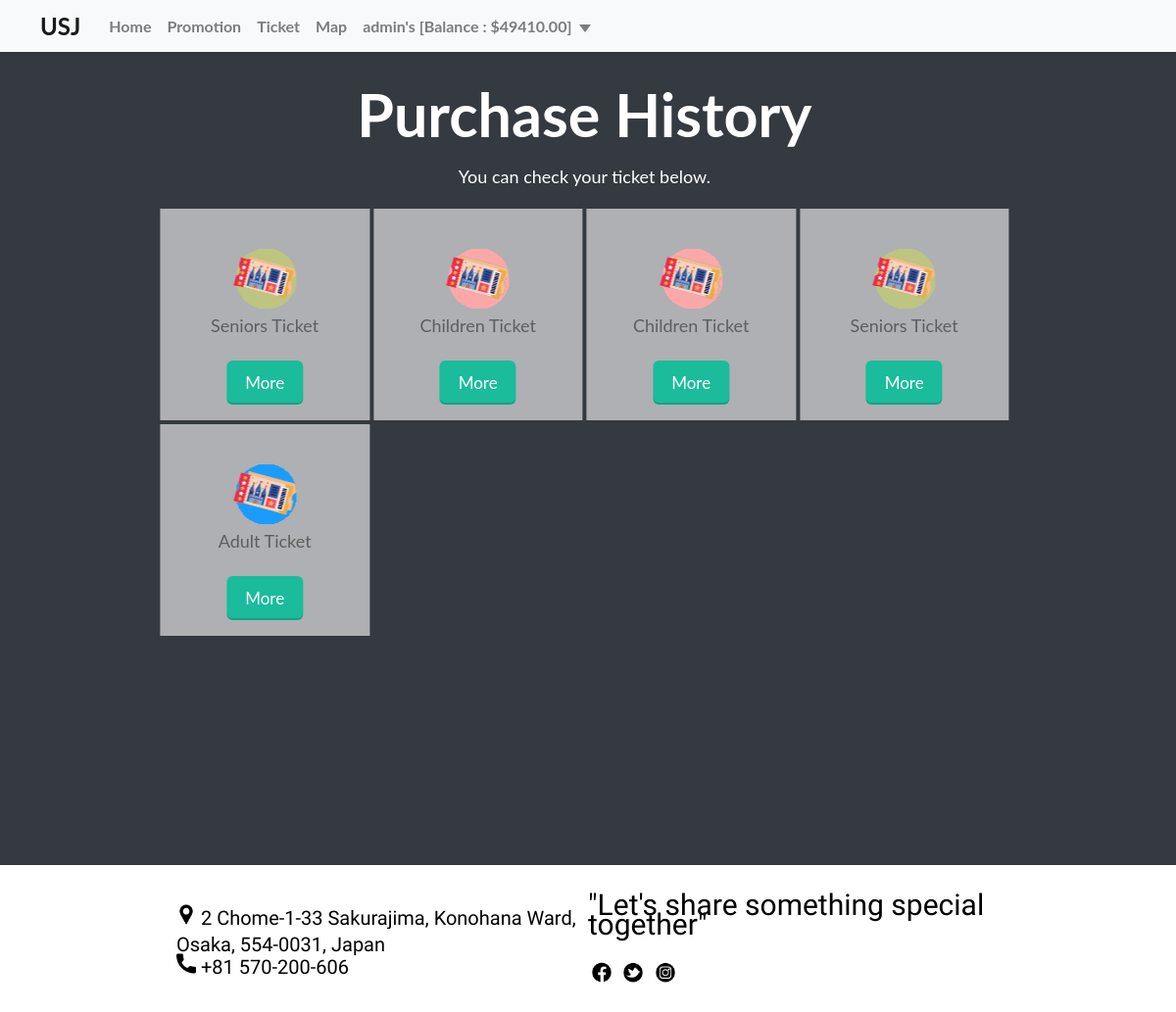
/Cart.php (signed in), run on an earlier commit of the app's database.
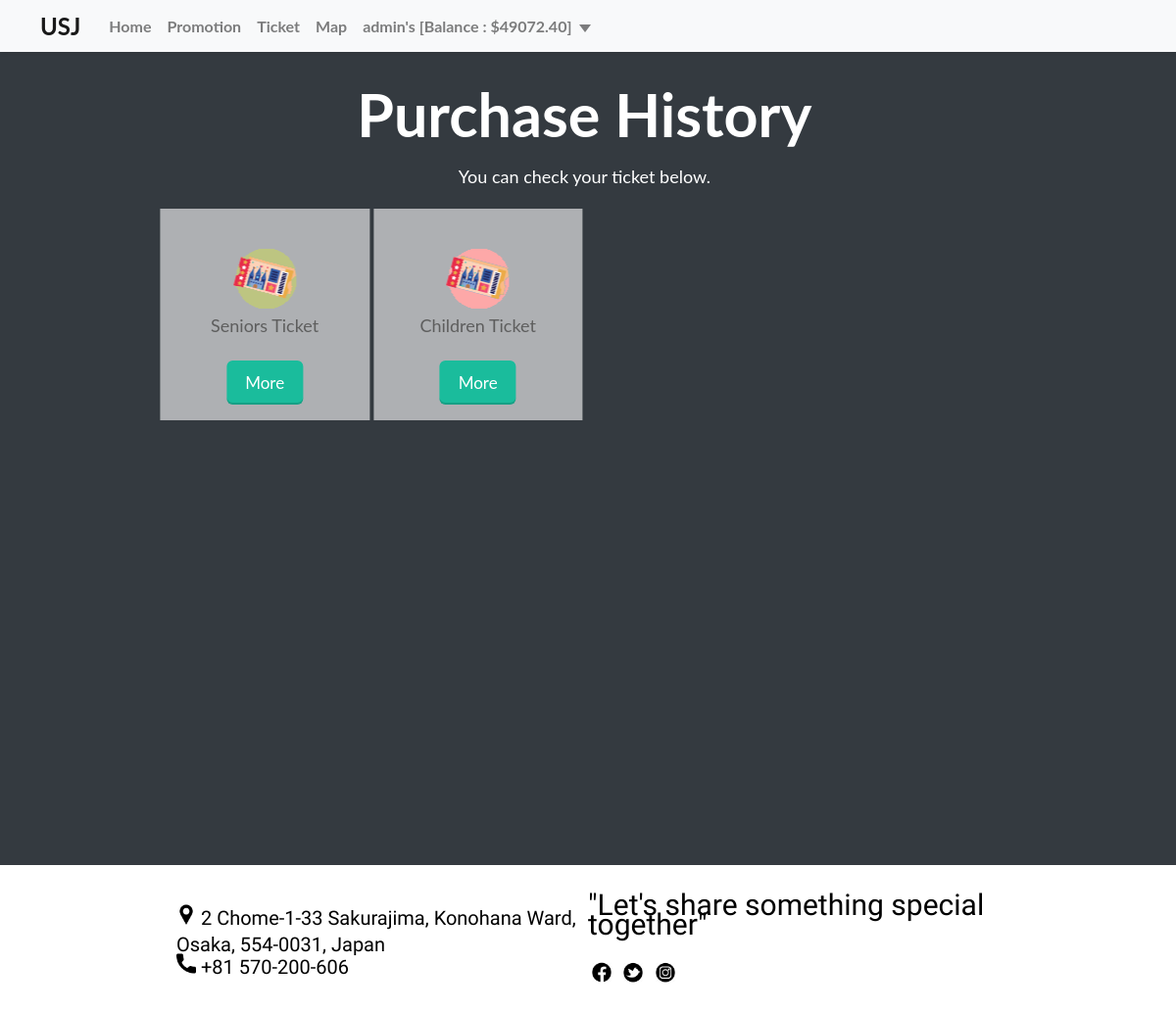
And on a later commit of the database.
### tables this page shows
CREATE TABLE `ticket` (
  `TICKET_ID` varchar(6) NOT NULL,
  `TYPE_ID` int(2) DEFAULT NULL,
  `TICKET_STATUS` varchar(10) NOT NULL,
  `USER_ID` varchar(4) DEFAULT NULL
);

CREATE TABLE `ticket_type` (
  `TYPE_ID` int(2) NOT NULL,
  `TYPE_NAME` varchar(30) NOT NULL,
  `TYPE_PRICE` decimal(10,2) NOT NULL
);

### Cart.php (the view, shortened to what the changed rows need)
<html>
    <head>
        <link rel="stylesheet" href="css/bootstrap.css">
        <link rel="stylesheet" href="css/flat-ui.css">
        <link rel="stylesheet" href="css/flat-web.css">
        <link rel="stylesheet" href="css/style.css">
        <link rel="stylesheet" href="css/Map.css">
    </head>
    <body>
        <header>
            <nav id="topbar" class="navbar navbar-expand-lg navbar-light bg-light navbared shadow-sm">
                <div class="collapse navbar-collapse" id="navbarSupportedContent" style="width: 100%">
                    <ul class="navbar-nav mr-auto">
                        <?php
                            if (!isset($_SESSION['USER_LOGON']))
                            {
                                echo "<script> window.location.replace('index.php'); </script>";
                            }
                            else
                            {
                                $sending = "<li class='nav-item dropdown'>"."\n";
                                $sending = $sending."<a class='nav-link dropdown-toggle' href='' id='navbarDropdown' role='button'";
                                $sending = $sending."data-toggle='dropdown' aria-haspopup='true' aria-expanded='false'>
                                            ".$_SESSION['USER_LOGON']."'s [Balance : $".$_SESSION['USER_BALANCE']."]</a>";
                                $sending = $sending."<div class='dropdown-menu' aria-labelledby='navbarDropdown'>";
                                if ($_SESSION['USER_STATUS'] == "99")
                                    $sending = $sending."<a class='dropdown-item' href='Manage.php'> Manage </a>";
                                $sending = $sending. "<a class='dropdown-item' href='#'> Cart </a>";
                                $sending = $sending."<a class='dropdown-item' href='Back-end/Logout.php'> Logout </a>";
                                $sending = $sending."</div>";
                                $sending = $sending."</li>";
                                echo $sending;
                            }
                        ?>
                    </ul>
                </div>
            </nav>
        </header>
        <main>
            <div class="main-content">
                <div class="content-item">
                    <div class="jumbotron jumbotron-dark text-center">
                        <h1>Purchase History</h1>
                    </div>
                    <div class="jumbotron jumbotron-dark text-center">
                        <?php
                            require('Back-end/Connection.php');
                            $sql = "SELECT ticket.TICKET_ID, ticket_type.TYPE_NAME FROM ticket JOIN ticket_type
                                    ON ticket.TYPE_ID = ticket_type.TYPE_ID WHERE ticket.USER_ID = '".$_SESSION['USER_ID']."'";
                            $resultTicket = mysqli_query($db, $sql);
                            $row = 1;
                            echo "<div class='row'>";
                            while ($fetchTicket = mysqli_fetch_assoc($resultTicket))
                            {
                                if ($fetchTicket['TICKET_ID'] != "")
                                {
                                    if ($row % 5 == 0)
                                        echo "<div class='row'>";
                                    $sending = "<div class='showcase-item col-md-3'>
                                                    <div class='showcase-item-box'>
                                                        <img src='img/".$fetchTicket['TYPE_NAME']."-Icon.png'>
                                                        <p>
                                                            ".$fetchTicket['TYPE_NAME']." Ticket
                                                        </p>
                                                        <button type='button' class='btn btn-lg btn-primary btn-embossed push-sm'
                                                        onclick=\"modalShow('show-modal', '".$fetchTicket['TICKET_ID']."', '".$fetchTicket['TYPE_NAME']."')\"> More </button>
                                                    </div>
                                                </div>";
                                    echo $sending;
                                    if ($row % 4 == 0)
                                        echo "</div>";
                                    $row++;
                                }
                            }
                            echo "</div>";
                        ?>
                    </div>
                </div>
            </div>
        </main>
    </body>
</html>

What changed in the data, as far as the page shows it:
no longer on this page (row edited): ticket: TYPE_ID.TYPE_NAME (picture), TYPE_ID.TYPE_NAME "Children"
no longer on this page (row edited): ticket: TYPE_ID.TYPE_NAME (picture), TYPE_ID.TYPE_NAME "Seniors"
no longer on this page (row edited): ticket: TYPE_ID.TYPE_NAME (picture), TYPE_ID.TYPE_NAME "Adult"
Also different on the page:
$_SESSION['USER_BALANCE']: "49410.00" → "49072.40"
